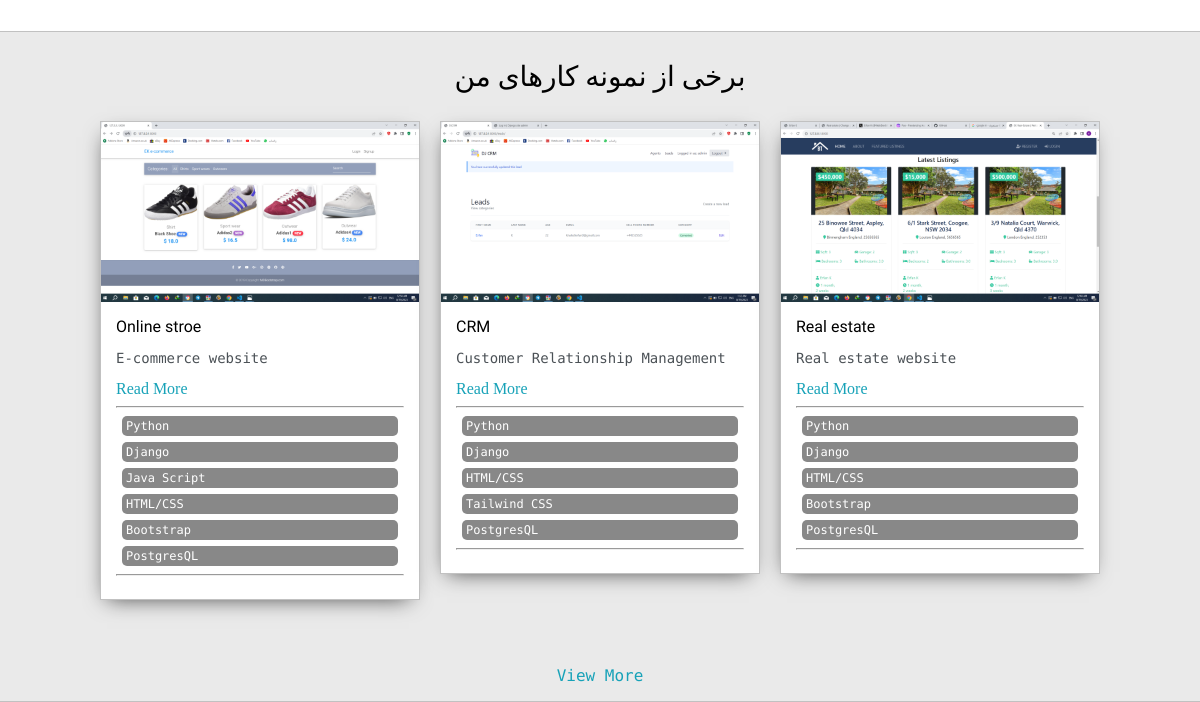
The app's page / (lower part), older data.
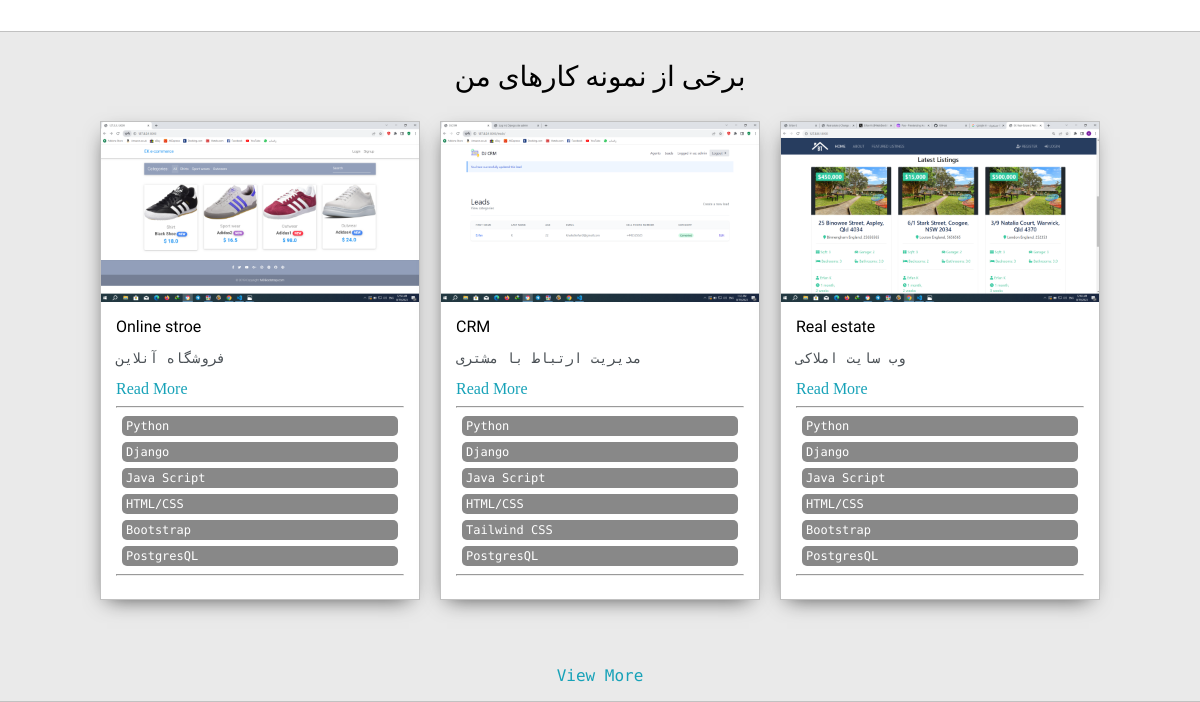
The same page, newer data.
### base/models.py (models this page shows, shortened)
class Post(models.Model):
    headline = models.CharField(max_length=200)
    sub_headline = models.CharField(max_length=200, null=True, blank=True)
    thumbnail = models.ImageField(null=True, blank=True, upload_to='images', default="placeholder...")
    body = models.TextField(null=True, blank=True)
    created = models.DateTimeField(auto_now_add=True)
    active = models.BooleanField(default=False)
    featured = models.BooleanField(default=True)
    tags = models.ManyToManyField(Tag, null=True)
    slug = models.SlugField()
    link = models.URLField(null=True, blank=True)  # Added link field
    def get_absolute_url(self):
        return reverse("base:post", kwargs={
            'slug': self.slug
        })

class Tag(models.Model):
    name = models.CharField(max_length=200)
    def __str__(self):
        return self.name

### base/views.py (the view)
# urls.py: path('', views.home, name='home'),
def home(request):
    posts = Post.objects.filter(active=True, featured=True)[0:3]
    context = {'posts':posts}
    return render(request, "base/index.html", context)

### base/templates/base/index.html (shortened to what this page needs)
{% extends 'base/main.html' %}
{% load static %}
{% block content %}
	<section class="s2">
		<div class="main-container">
			<div class="about-wrapper">
			</div>
		</div>
	</section>
	<section class="s1">
		<div class="main-container">
			<h3 style="text-align: center;">برخی از نمونه کارهای من</h3>
			<div class="post-wrapper">
				{% for post in posts %}
				<div>
					<div class="post">
						<a href='{{ post.get_absolute_url }}'><img class="thumbnail" src="{{ post.thumbnail.url }}"></a>
						<div class="post-preview">
							<h6 class="post-title">{{ post.headline }}</h6>
							<p class="post-intro">{{ post.sub_headline }}</p>
							<a href="{% url 'base:post' post.slug %}">Read More</a>
							<hr>
								{% for tag in post.tags.all %}
									<span class="tag">{{tag}}</span>
								{% endfor %}
							<hr>
						</div>
					</div>
				</div>
				{% endfor %}
			</div>
			<p align='center'>
				<a href="{% url 'base:posts' %}">View More</a>
			</p>
		</div>
	</section>
{% endblock content %}

Row changes from the older to the newer data that the page shows:
changed Post "Online stroe": sub_headline "E-commerce website" → "فروشگاه آنلاین"
changed Post "CRM": sub_headline "Customer Relationship Management" → "مدیریت ارتباط با مشتری"; gains Tag (name "Java Script")
changed Post "Real estate": sub_headline "Real estate website" → "وب سایت املاکی"; gains Tag (name "Java Script")
